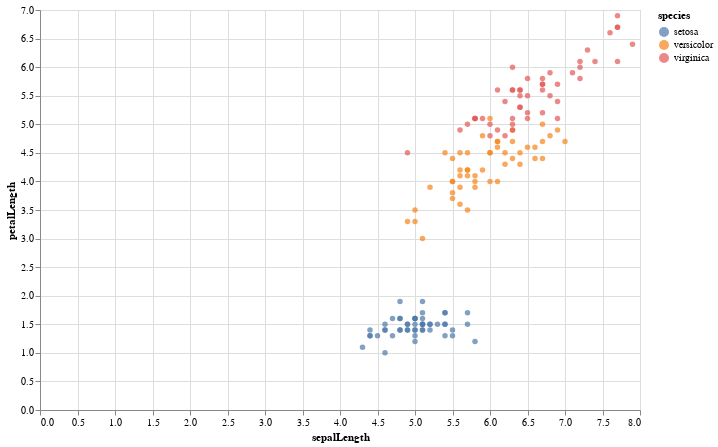

This figure's notebook cell:
### Markdown cell above
2. **Gráfico de dispersión con color por categoría**:

### Code cell
import altair as alt
from vega_datasets import data
import warnings
import pandas as pd

# Deshabilitar advertencias de pandas
warnings.simplefilter(action='ignore', category=FutureWarning)

# Cargar los datos
iris = data.iris()

# Crear el gráfico de dispersión con color por categoría
chart = alt.Chart(iris).mark_circle().encode(
    x='sepalLength',
    y='petalLength',
    color='species'
).properties(
    width=600,
    height=400
).interactive()

# Mostrar el gráfico
chart

### Figure 1 — Vega-Lite specification as saved in the notebook (floating-point values rounded to 4 significant figures; data arrays with more than 128 entries replaced by an {"elided": "..."} marker saying what was removed)
{"config": {"view": {"continuousWidth": 400, "continuousHeight": 300}}, "data": {"name": "data-a264acbd6e539a8b3afc0cb5f240fb57"}, "mark": "circle", "encoding": {"color": {"field": "species", "type": "nominal"}, "x": {"field": "sepalLength", "type": "quantitative"}, "y": {"field": "petalLength", "type": "quantitative"}}, "height": 400, "selection": {"selector002": {"type": "interval", "bind": "scales", "encodings": ["x", "y"]}}, "width": 600, "$schema": "https://vega.github.io/schema/vega-lite/v4.17.0.json", "datasets": {"data-a264acbd6e539a8b3afc0cb5f240fb57": {"elided": "150 records"}}}
